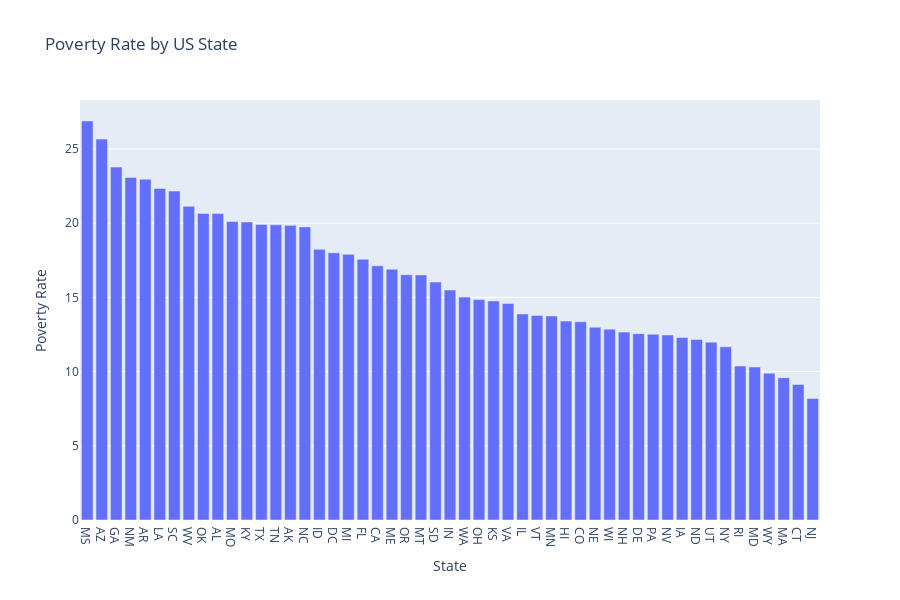

The code cell stored with this chart in its notebook:
### Code cell
# Create the bar chart
fig = px.bar(
    state_poverty_rate,
    x="Geographic Area",
    y="poverty_rate",
    title="Poverty Rate by US State",
    labels={"Geographic Area": "State", "poverty_rate": "Poverty Rate"},
    height=600,
)

fig.show()

### Figure 1 — Plotly figure (JSON) as saved in the notebook; plotly's stock layout.template omitted (floating-point values rounded to 4 significant figures)
{"data": [{"alignmentgroup": "True", "hovertemplate": "State=%{x}<br>Poverty Rate=%{y}<extra></extra>", "legendgroup": "", "marker": {"color": "#636efa", "pattern": {"shape": ""}}, "name": "", "offsetgroup": "", "orientation": "v", "showlegend": false, "textposition": "auto", "type": "bar", "x": ["MS", "AZ", "GA", "NM", "AR", "LA", "SC", "WV", "OK", "AL", "MO", "KY", "TX", "TN", "AK", "NC", "ID", "DC", "MI", "FL", "CA", "ME", "OR", "MT", "SD", "IN", "WA", "OH", "KS", "VA", "IL", "VT", "MN", "HI", "CO", "NE", "WI", "NH", "DE", "PA", "NV", "IA", "ND", "UT", "NY", "RI", "MD", "WY", "MA", "CT", "NJ"], "xaxis": "x", "y": [26.88, 25.67, 23.78, 23.08, 22.96, 22.34, 22.16, 21.13, 20.66, 20.65, 20.11, 20.08, 19.92, 19.89, 19.85, 19.75, 18.24, 18, 17.9, 17.57, 17.12, 16.89, 16.52, 16.51, 16.03, 15.5, 15.02, 14.85, 14.76, 14.59, 13.88, 13.79, 13.75, 13.4, 13.36, 12.98, 12.86, 12.66, 12.56, 12.52, 12.47, 12.29, 12.16, 11.98, 11.67, 10.37, 10.31, 9.888, 9.585, 9.137, 8.191], "yaxis": "y"}], "layout": {"barmode": "relative", "height": 600, "legend": {"tracegroupgap": 0}, "title": {"text": "Poverty Rate by US State"}, "xaxis": {"anchor": "y", "domain": [0, 1], "title": {"text": "State"}}, "yaxis": {"anchor": "x", "domain": [0, 1], "title": {"text": "Poverty Rate"}}}}
